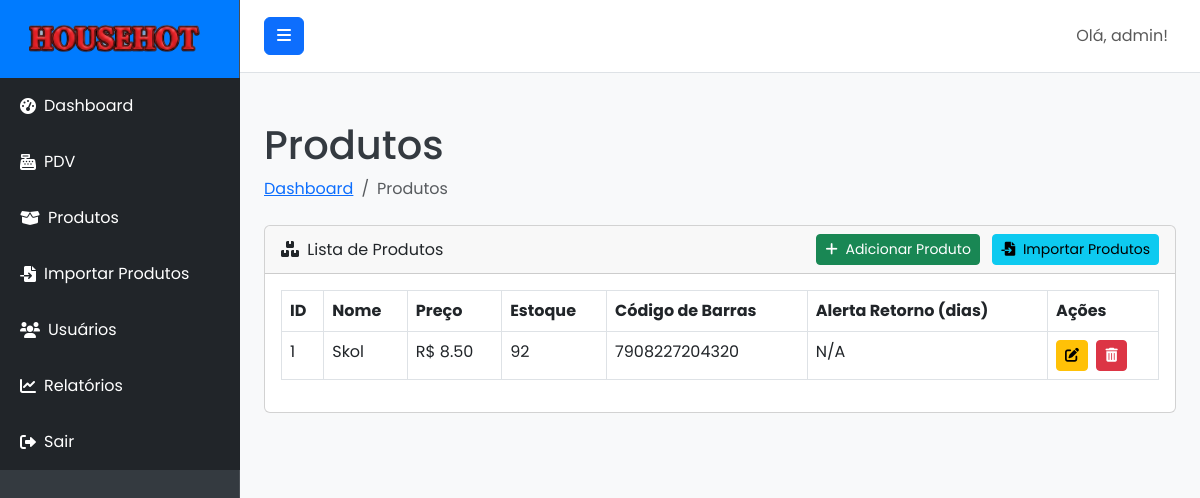
Before: /products (signed in) with the older database file.
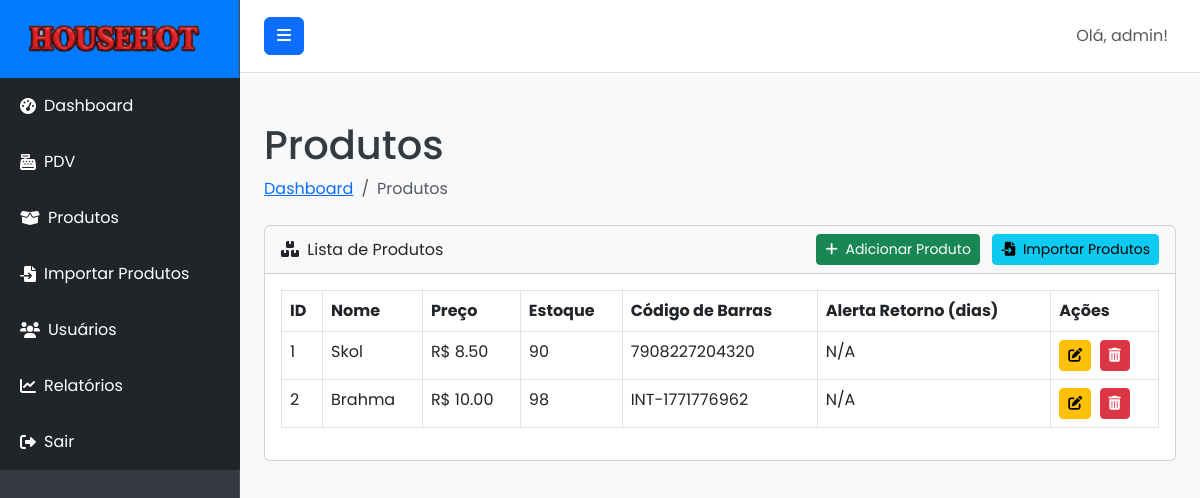
After: the same page with the newer database file.
### models.py (models this page shows, shortened)
class User(UserMixin, db.Model):
    __tablename__ = 'users'
    id = db.Column(db.Integer, primary_key=True)
    username = db.Column(db.String(80), unique=True, nullable=False)
    email = db.Column(db.String(120), unique=True, nullable=False)
    password_hash = db.Column(db.String(255), nullable=False)
    role = db.Column(db.String(20), default='user', nullable=False)
    created_at = db.Column(db.DateTime, default=datetime.utcnow)
    sales = db.relationship('Sale', backref='operator', lazy=True)
    def is_admin(self):
        return self.role == 'admin'

class Product(db.Model):
    __tablename__ = 'products'
    id = db.Column(db.Integer, primary_key=True)
    name = db.Column(db.String(120), nullable=False)
    description = db.Column(db.Text, nullable=True)
    price = db.Column(db.Float, nullable=False)
    stock = db.Column(db.Integer, default=0, nullable=False)
    barcode = db.Column(db.String(100), unique=True, nullable=True)
    return_alert_days = db.Column(db.Integer, nullable=True)
    created_at = db.Column(db.DateTime, default=datetime.utcnow)
    sale_items = db.relationship('SaleItem', backref='product', lazy=True)

### routes.py (the view)
@main_bp.route('/products')
@admin_required
def products():
    return render_template('products.html', products=Product.query.all())

### app.py (called while the page is built)
def create_app():
    app = Flask(__name__)
    app.config.from_object(Config)
    db.init_app(app)
    login_manager.init_app(app)
    migrate.init_app(app, db)
    login_manager.login_view = 'main.login'
    @login_manager.user_loader
    def load_user(user_id):
        return User.query.get(int(user_id))
    app.register_blueprint(main_bp)
    with app.app_context():
        db.create_all()
        if not User.query.filter_by(username='admin').first():
            admin_user = User(username='admin', email='admin@pdv.com', role='admin')
            admin_user.set_password('admin123')
            db.session.add(admin_user)
            db.session.commit()
            print("Usuário administrador 'admin' criado com sucesso!")
    return app

### routes.py (called while the page is built)
def admin_required(f):
    @wraps(f)
    @login_required
    def decorated_function(*args, **kwargs):
        if not current_user.is_admin():
            flash('Você não tem permissão para acessar esta página.', 'danger')
            return redirect(url_for('main.dashboard'))
        return f(*args, **kwargs)
    return decorated_function

### templates/products.html (shortened to what this page needs)
{% extends "base.html" %}
{% block content %}
<div class="container-fluid">
    <h1 class="mt-4">Produtos</h1>
    <ol class="breadcrumb mb-4">
        <li class="breadcrumb-item"><a href="{{ url_for('main.dashboard') }}">Dashboard</a></li>
        <li class="breadcrumb-item active">Produtos</li>
    </ol>
    <div class="card mb-4">
        <div class="card-header d-flex justify-content-between align-items-center">
            <div>
                <i class="fas fa-boxes me-1"></i>
                Lista de Produtos
            </div>
            <div>
                <a href="{{ url_for('main.add_product') }}" class="btn btn-success btn-sm me-2">
                    <i class="fas fa-plus me-1"></i> Adicionar Produto
                </a>
                <a href="{{ url_for('main.import_products') }}" class="btn btn-info btn-sm">
                    <i class="fas fa-file-import me-1"></i> Importar Produtos
                </a>
            </div>
        </div>
        <div class="card-body">
            <div class="table-responsive">
                <table class="table table-bordered" id="productsTable" width="100%" cellspacing="0">
                    <thead>
                        <tr>
                            <th>ID</th>
                            <th>Nome</th>
                            <th>Preço</th>
                            <th>Estoque</th>
                            <th>Código de Barras</th>
                            <th>Alerta Retorno (dias)</th>
                            <th>Ações</th>
                        </tr>
                    </thead>
                    <tbody>
                        {% for product in products %}
                        <tr>
                            <td>{{ product.id }}</td>
                            <td>{{ product.name }}</td>
                            <td>R$ {{ "%.2f"|format(product.price) }}</td>
                            <td>{{ product.stock }}</td>
                            <td>{{ product.barcode if product.barcode else 'N/A' }}</td>
                            <td>{{ product.return_alert_days if product.return_alert_days is not none else 'N/A' }}</td>
                            <td>
                                <a href="{{ url_for('main.edit_product', product_id=product.id) }}" class="btn btn-warning btn-sm me-1">
                                    <i class="fas fa-edit"></i>
                                </a>
                                <form action="{{ url_for('main.delete_product', product_id=product.id) }}" method="POST" class="d-inline">
                                    <button type="submit" class="btn btn-danger btn-sm" onclick="return confirm('Tem certeza que deseja excluir este produto?');">
                                        <i class="fas fa-trash-alt"></i>
                                    </button>
                                </form>
                            </td>
                        </tr>
                        {% endfor %}
                    </tbody>
                </table>
            </div>
        </div>
    </div>
</div>
{% endblock %}

### templates/base.html (shortened to what this page needs)
<!DOCTYPE html>
<html lang="pt-br">
<head>
    <link href="https://cdn.jsdelivr.net/npm/bootstrap@5.3.0/dist/css/bootstrap.min.css" rel="stylesheet">
    <link rel="stylesheet" href="https://cdnjs.cloudflare.com/ajax/libs/font-awesome/6.0.0-beta3/css/all.min.css">
    <link rel="stylesheet" href="{{ url_for('static', filename='css/style.css') }}">
</head>
<body>
    <div class="d-flex" id="wrapper">
        <div class="bg-dark border-right" id="sidebar-wrapper">
            <div class="sidebar-heading text-white text-center py-4 fs-4 fw-bold">
                <img src="{{ url_for('static', filename='img/logo.png') }}" alt="Logo" class="me-2" style="height: 30px;">
            </div>
            <div class="list-group list-group-flush">
                <a href="{{ url_for('main.dashboard') }}" class="list-group-item list-group-item-action bg-dark text-white">
                    <i class="fas fa-tachometer-alt me-2"></i> Dashboard
                </a>
                <a href="{{ url_for('main.pdv') }}" class="list-group-item list-group-item-action bg-dark text-white">
                    <i class="fas fa-cash-register me-2"></i> PDV
                </a>
                {% if current_user.is_authenticated and current_user.is_admin() %}
                <a href="{{ url_for('main.products') }}" class="list-group-item list-group-item-action bg-dark text-white">
                    <i class="fas fa-box-open me-2"></i> Produtos
                </a>
                <a href="{{ url_for('main.import_products') }}" class="list-group-item list-group-item-action bg-dark text-white">
                    <i class="fas fa-file-import me-2"></i> Importar Produtos
                </a>
                <a href="{{ url_for('main.users') }}" class="list-group-item list-group-item-action bg-dark text-white">
                    <i class="fas fa-users me-2"></i> Usuários
                </a>
                <a href="{{ url_for('main.reports') }}" class="list-group-item list-group-item-action bg-dark text-white">
                    <i class="fas fa-chart-line me-2"></i> Relatórios
                </a>
                {% endif %}
                <a href="{{ url_for('main.logout') }}" class="list-group-item list-group-item-action bg-dark text-white">
                    <i class="fas fa-sign-out-alt me-2"></i> Sair
                </a>
            </div>
        </div>
        <div id="page-content-wrapper">
            <nav class="navbar navbar-expand-lg navbar-light bg-light border-bottom">
                <button class="btn btn-primary" id="menu-toggle">
                    <i class="fas fa-bars"></i>
                </button>
                <div class="collapse navbar-collapse" id="navbarSupportedContent">
                    <ul class="navbar-nav ms-auto mt-2 mt-lg-0">
                        <li class="nav-item active">
                            <a class="nav-link" href="#">Olá, {{ current_user.username }}!</a>
                        </li>
                    </ul>
                </div>
            </nav>
            <div class="container-fluid py-4">
                {% block content %}{% endblock %}
            </div>
        </div>
    </div>
</body>
</html>

### static/css/style.css (style rules this page uses)
:root { --primary-color: #007bff; --secondary-color: #28a745; --info-color: #17a2b8; --warning-color: #ffc107; --danger-color: #dc3545; --background-light: #f8f9fa; --text-dark: #343a40; --text-light: #ffffff; --sidebar-bg: #343a40; --sidebar-link-hover: #0056b3; --sidebar-header-bg: var(--primary-color); --navbar-bg: #ffffff; --navbar-border-bottom: #e0e0e0; --card-bg: #ffffff; --card-shadow: 0 0.125rem 0.25rem rgba(0, 0, 0, 0.075); --login-bg-gradient-start: #007bff; --login-bg-gradient-end: #0056b3; --login-card-bg: rgba(255, 255, 255, 0.95); --login-card-shadow: 0 10px 25px rgba(0, 0, 0, 0.2); }
body { font-family: 'Poppins', sans-serif; background-color: var(--background-light); color: var(--text-dark); margin: 0; overflow-x: hidden; }
#wrapper { display: flex; width: 100%; align-items: stretch; }
#sidebar-wrapper { min-height: 100vh; width: 15rem; margin-left: 0; transition: margin .25s ease-out; background-color: var(--sidebar-bg) !important; border-right: 1px solid rgba(255, 255, 255, 0.1); flex-shrink: 0; }
#sidebar-wrapper .sidebar-heading { padding: 1.5rem 1.25rem; background-color: var(--sidebar-header-bg); display: flex; align-items: center; justify-content: center; }
#sidebar-wrapper .list-group { width: 15rem; }
#sidebar-wrapper .list-group-item { border: none; padding: 1rem 1.25rem; color: rgba(255, 255, 255, 0.7); background-color: transparent; text-decoration: none; display: flex; align-items: center; }
#page-content-wrapper { flex: 1; min-width: 0; width: 100%; }
.navbar { padding: 1rem 1.5rem; background-color: var(--navbar-bg) !important; border-bottom: 1px solid var(--navbar-border-bottom); }

Changed rows visible on the page:
changed Product "Skol": stock "92" → "90"
added Product: id "2", name "Brahma", price "10.00", stock "98", barcode "INT-1771776962", return_alert_days "N/A"
